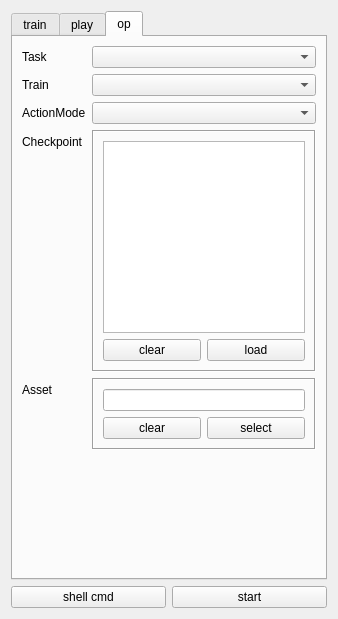
<?xml version="1.0" encoding="UTF-8"?>
<ui version="4.0">
 <class>Form</class>
 <widget class="QWidget" name="Form">
  <property name="geometry">
   <rect>
    <x>0</x>
    <y>0</y>
    <width>338</width>
    <height>619</height>
   </rect>
  </property>
  <property name="windowTitle">
   <string>Form</string>
  </property>
  <layout class="QVBoxLayout" name="verticalLayout">
   <item>
    <widget class="QTabWidget" name="tabWidget">
     <property name="tabShape">
      <enum>QTabWidget::Rounded</enum>
     </property>
     <property name="currentIndex">
      <number>2</number>
     </property>
     <widget class="QWidget" name="tab">
      <attribute name="title">
       <string>train</string>
      </attribute>
      <layout class="QVBoxLayout" name="verticalLayout_3">
       <item>
        <layout class="QFormLayout" name="formLayout">
         <item row="0" column="0">
          <widget class="QLabel" name="label">
           <property name="text">
            <string>Task</string>
           </property>
          </widget>
         </item>
         <item row="0" column="1">
          <widget class="QComboBox" name="train_task"/>
         </item>
         <item row="1" column="0">
          <widget class="QLabel" name="label_16">
           <property name="text">
            <string>Train</string>
           </property>
          </widget>
         </item>
         <item row="1" column="1">
          <widget class="QComboBox" name="train_train"/>
         </item>
         <item row="4" column="0">
          <widget class="QLabel" name="label_17">
           <property name="text">
            <string>Experiment</string>
           </property>
          </widget>
         </item>
         <item row="4" column="1">
          <widget class="QFrame" name="verticalFrame">
           <property name="frameShape">
            <enum>QFrame::Box</enum>
           </property>
           <property name="frameShadow">
            <enum>QFrame::Raised</enum>
           </property>
           <layout class="QVBoxLayout" name="verticalLayout_10">
            <item>
             <widget class="QLineEdit" name="train_experiment">
              <property name="placeholderText">
               <string/>
              </property>
             </widget>
            </item>
            <item>
             <layout class="QHBoxLayout" name="horizontalLayout">
              <item>
               <widget class="QCheckBox" name="train_new">
                <property name="text">
                 <string>new</string>
                </property>
               </widget>
              </item>
              <item>
               <widget class="QCheckBox" name="train_backup">
                <property name="text">
                 <string>backup</string>
                </property>
               </widget>
              </item>
             </layout>
            </item>
           </layout>
          </widget>
         </item>
         <item row="6" column="0">
          <widget class="QLabel" name="label_3">
           <property name="text">
            <string>Checkpoint</string>
           </property>
          </widget>
         </item>
         <item row="6" column="1">
          <widget class="QFrame" name="verticalFrame">
           <property name="frameShape">
            <enum>QFrame::Box</enum>
           </property>
           <property name="frameShadow">
            <enum>QFrame::Sunken</enum>
           </property>
           <layout class="QVBoxLayout" name="verticalLayout_11">
            <item>
             <widget class="QTextEdit" name="train_checkpoint"/>
            </item>
            <item>
             <layout class="QHBoxLayout" name="horizontalLayout_2">
              <item>
               <widget class="QPushButton" name="pushButton">
                <property name="text">
                 <string>clear</string>
                </property>
               </widget>
              </item>
              <item>
               <widget class="QPushButton" name="train_load">
                <property name="text">
                 <string>load</string>
                </property>
               </widget>
              </item>
             </layout>
            </item>
           </layout>
          </widget>
         </item>
         <item row="3" column="0">
          <widget class="QLabel" name="label_20">
           <property name="text">
            <string>ActionMode</string>
           </property>
          </widget>
         </item>
         <item row="3" column="1">
          <widget class="QComboBox" name="train_action_mode"/>
         </item>
        </layout>
       </item>
       <item>
        <widget class="QToolBox" name="train_more_toolBox">
         <property name="enabled">
          <bool>true</bool>
         </property>
         <property name="frameShape">
          <enum>QFrame::Box</enum>
         </property>
         <property name="frameShadow">
          <enum>QFrame::Sunken</enum>
         </property>
         <widget class="QWidget" name="train_more_toolBoxPage1">
          <property name="geometry">
           <rect>
            <x>0</x>
            <y>0</y>
            <width>280</width>
            <height>290</height>
           </rect>
          </property>
          <attribute name="label">
           <string>more</string>
          </attribute>
          <layout class="QVBoxLayout" name="verticalLayout_16">
           <item>
            <layout class="QGridLayout" name="gridLayout_2">
             <item row="3" column="0">
              <widget class="QLabel" name="label_2">
               <property name="text">
                <string>num_envs</string>
               </property>
              </widget>
             </item>
             <item row="5" column="0">
              <widget class="QLabel" name="label_6">
               <property name="text">
                <string>minibatch</string>
               </property>
              </widget>
             </item>
             <item row="1" column="0">
              <widget class="QLabel" name="label_4">
               <property name="text">
                <string>Headless</string>
               </property>
              </widget>
             </item>
             <item row="4" column="0">
              <widget class="QLabel" name="label_7">
               <property name="text">
                <string>horizon</string>
               </property>
              </widget>
             </item>
             <item row="3" column="1">
              <widget class="QSpinBox" name="train_num_envs">
               <property name="maximum">
                <number>1000000</number>
               </property>
              </widget>
             </item>
             <item row="5" column="1">
              <widget class="QSpinBox" name="train_minibatch"/>
             </item>
             <item row="6" column="1">
              <widget class="QPushButton" name="train_use_default">
               <property name="text">
                <string>use default</string>
               </property>
              </widget>
             </item>
             <item row="1" column="1">
              <widget class="QCheckBox" name="train_headless">
               <property name="text">
                <string/>
               </property>
              </widget>
             </item>
             <item row="0" column="1">
              <widget class="QSpinBox" name="train_epoch">
               <property name="maximum">
                <number>100000</number>
               </property>
               <property name="singleStep">
                <number>1000</number>
               </property>
              </widget>
             </item>
             <item row="4" column="1">
              <widget class="QSpinBox" name="train_horizon">
               <property name="maximum">
                <number>1000000</number>
               </property>
              </widget>
             </item>
             <item row="2" column="0">
              <widget class="QLabel" name="label_5">
               <property name="text">
                <string>Asset</string>
               </property>
              </widget>
             </item>
             <item row="0" column="0">
              <widget class="QLabel" name="label_19">
               <property name="text">
                <string>epoch</string>
               </property>
              </widget>
             </item>
             <item row="2" column="1">
              <widget class="QFrame" name="verticalFrame">
               <property name="frameShape">
                <enum>QFrame::Box</enum>
               </property>
               <property name="frameShadow">
                <enum>QFrame::Sunken</enum>
               </property>
               <layout class="QVBoxLayout" name="verticalLayout_12">
                <item>
                 <widget class="QLineEdit" name="train_asset"/>
                </item>
                <item>
                 <layout class="QHBoxLayout" name="horizontalLayout_3">
                  <item>
                   <widget class="QPushButton" name="pushButton_2">
                    <property name="text">
                     <string>clear</string>
                    </property>
                   </widget>
                  </item>
                  <item>
                   <widget class="QPushButton" name="train_select">
                    <property name="text">
                     <string>select</string>
                    </property>
                   </widget>
                  </item>
                 </layout>
                </item>
               </layout>
              </widget>
             </item>
            </layout>
           </item>
          </layout>
         </widget>
        </widget>
       </item>
       <item>
        <spacer name="verticalSpacer_3">
         <property name="orientation">
          <enum>Qt::Vertical</enum>
         </property>
         <property name="sizeHint" stdset="0">
          <size>
           <width>20</width>
           <height>40</height>
          </size>
         </property>
        </spacer>
       </item>
      </layout>
     </widget>
     <widget class="QWidget" name="tab_2">
      <attribute name="title">
       <string>play</string>
      </attribute>
      <layout class="QVBoxLayout" name="verticalLayout_2">
       <item>
        <layout class="QVBoxLayout" name="verticalLayout_15">
         <item>
          <layout class="QFormLayout" name="formLayout_2">
           <item row="0" column="0">
            <widget class="QLabel" name="label_8">
             <property name="text">
              <string>Task</string>
             </property>
            </widget>
           </item>
           <item row="0" column="1">
            <widget class="QComboBox" name="play_task"/>
           </item>
           <item row="1" column="0">
            <widget class="QLabel" name="label_11">
             <property name="text">
              <string>Train</string>
             </property>
            </widget>
           </item>
           <item row="1" column="1">
            <widget class="QComboBox" name="play_train"/>
           </item>
           <item row="3" column="0">
            <widget class="QLabel" name="label_9">
             <property name="text">
              <string>Checkpoint</string>
             </property>
            </widget>
           </item>
           <item row="3" column="1">
            <widget class="QFrame" name="frame">
             <property name="frameShape">
              <enum>QFrame::Box</enum>
             </property>
             <property name="frameShadow">
              <enum>QFrame::Sunken</enum>
             </property>
             <layout class="QVBoxLayout" name="verticalLayout_7">
              <item>
               <layout class="QVBoxLayout" name="verticalLayout_13">
                <item>
                 <widget class="QTextEdit" name="play_checkpoint"/>
                </item>
                <item>
                 <layout class="QHBoxLayout" name="horizontalLayout_4">
                  <item>
                   <widget class="QPushButton" name="pushButton_3">
                    <property name="text">
                     <string>clear</string>
                    </property>
                   </widget>
                  </item>
                  <item>
                   <widget class="QPushButton" name="play_load">
                    <property name="text">
                     <string>load</string>
                    </property>
                   </widget>
                  </item>
                 </layout>
                </item>
               </layout>
              </item>
             </layout>
            </widget>
           </item>
           <item row="4" column="0">
            <widget class="QLabel" name="label_18">
             <property name="text">
              <string>num_envs</string>
             </property>
            </widget>
           </item>
           <item row="4" column="1">
            <widget class="QSpinBox" name="play_num_envs">
             <property name="value">
              <number>3</number>
             </property>
            </widget>
           </item>
           <item row="5" column="1">
            <widget class="Line" name="line_2">
             <property name="orientation">
              <enum>Qt::Horizontal</enum>
             </property>
            </widget>
           </item>
           <item row="6" column="0">
            <widget class="QLabel" name="label_10">
             <property name="text">
              <string>Asset</string>
             </property>
            </widget>
           </item>
           <item row="6" column="1">
            <widget class="QFrame" name="frame">
             <property name="frameShape">
              <enum>QFrame::Box</enum>
             </property>
             <property name="frameShadow">
              <enum>QFrame::Sunken</enum>
             </property>
             <layout class="QVBoxLayout" name="verticalLayout_8">
              <item>
               <widget class="QLineEdit" name="play_asset"/>
              </item>
              <item>
               <layout class="QHBoxLayout" name="horizontalLayout_5">
                <item>
                 <widget class="QPushButton" name="pushButton_4">
                  <property name="text">
                   <string>clear</string>
                  </property>
                 </widget>
                </item>
                <item>
                 <widget class="QPushButton" name="play_select">
                  <property name="text">
                   <string>select</string>
                  </property>
                 </widget>
                </item>
               </layout>
              </item>
             </layout>
            </widget>
           </item>
           <item row="2" column="0">
            <widget class="QLabel" name="label_21">
             <property name="text">
              <string>ActionMode</string>
             </property>
            </widget>
           </item>
           <item row="2" column="1">
            <widget class="QComboBox" name="play_action_mode"/>
           </item>
          </layout>
         </item>
        </layout>
       </item>
       <item>
        <spacer name="verticalSpacer">
         <property name="orientation">
          <enum>Qt::Vertical</enum>
         </property>
         <property name="sizeHint" stdset="0">
          <size>
           <width>20</width>
           <height>40</height>
          </size>
         </property>
        </spacer>
       </item>
      </layout>
     </widget>
     <widget class="QWidget" name="tab_3">
      <attribute name="title">
       <string>op</string>
      </attribute>
      <layout class="QVBoxLayout" name="verticalLayout_5">
       <item>
        <layout class="QVBoxLayout" name="verticalLayout_4">
         <item>
          <layout class="QGridLayout" name="gridLayout">
           <item row="0" column="0">
            <layout class="QFormLayout" name="formLayout_3">
             <item row="0" column="0">
              <widget class="QLabel" name="label_13">
               <property name="text">
                <string>Task</string>
               </property>
              </widget>
             </item>
             <item row="0" column="1">
              <widget class="QComboBox" name="op_task"/>
             </item>
             <item row="3" column="0">
              <widget class="QLabel" name="label_14">
               <property name="text">
                <string>Checkpoint</string>
               </property>
              </widget>
             </item>
             <item row="4" column="0">
              <widget class="QLabel" name="label_15">
               <property name="text">
                <string>Asset</string>
               </property>
              </widget>
             </item>
             <item row="1" column="0">
              <widget class="QLabel" name="label_12">
               <property name="text">
                <string>Train</string>
               </property>
              </widget>
             </item>
             <item row="1" column="1">
              <widget class="QComboBox" name="op_train"/>
             </item>
             <item row="3" column="1">
              <widget class="QFrame" name="frame">
               <property name="frameShape">
                <enum>QFrame::Box</enum>
               </property>
               <property name="frameShadow">
                <enum>QFrame::Sunken</enum>
               </property>
               <layout class="QVBoxLayout" name="verticalLayout_6">
                <item>
                 <layout class="QVBoxLayout" name="verticalLayout_14">
                  <item>
                   <widget class="QTextEdit" name="op_checkpoint"/>
                  </item>
                  <item>
                   <layout class="QHBoxLayout" name="horizontalLayout_6">
                    <item>
                     <widget class="QPushButton" name="pushButton_5">
                      <property name="text">
                       <string>clear</string>
                      </property>
                     </widget>
                    </item>
                    <item>
                     <widget class="QPushButton" name="op_load">
                      <property name="text">
                       <string>load</string>
                      </property>
                     </widget>
                    </item>
                   </layout>
                  </item>
                 </layout>
                </item>
               </layout>
              </widget>
             </item>
             <item row="4" column="1">
              <widget class="QFrame" name="frame">
               <property name="frameShape">
                <enum>QFrame::Box</enum>
               </property>
               <property name="frameShadow">
                <enum>QFrame::Sunken</enum>
               </property>
               <layout class="QVBoxLayout" name="verticalLayout_9">
                <item>
                 <widget class="QLineEdit" name="op_asset"/>
                </item>
                <item>
                 <layout class="QHBoxLayout" name="horizontalLayout_7">
                  <item>
                   <widget class="QPushButton" name="pushButton_7">
                    <property name="text">
                     <string>clear</string>
                    </property>
                   </widget>
                  </item>
                  <item>
                   <widget class="QPushButton" name="op_select">
                    <property name="text">
                     <string>select</string>
                    </property>
                   </widget>
                  </item>
                 </layout>
                </item>
               </layout>
              </widget>
             </item>
             <item row="2" column="1">
              <widget class="QComboBox" name="op_action_mode"/>
             </item>
             <item row="2" column="0">
              <widget class="QLabel" name="label_22">
               <property name="text">
                <string>ActionMode</string>
               </property>
              </widget>
             </item>
            </layout>
           </item>
          </layout>
         </item>
        </layout>
       </item>
       <item>
        <spacer name="verticalSpacer_2">
         <property name="orientation">
          <enum>Qt::Vertical</enum>
         </property>
         <property name="sizeHint" stdset="0">
          <size>
           <width>20</width>
           <height>40</height>
          </size>
         </property>
        </spacer>
       </item>
      </layout>
     </widget>
    </widget>
   </item>
   <item>
    <layout class="QHBoxLayout" name="horizontalLayout_8">
     <item>
      <widget class="QPushButton" name="cmd_pushButton">
       <property name="text">
        <string>shell cmd</string>
       </property>
      </widget>
     </item>
     <item>
      <widget class="QPushButton" name="start_pushButton">
       <property name="text">
        <string>start</string>
       </property>
      </widget>
     </item>
    </layout>
   </item>
  </layout>
 </widget>
 <resources/>
 <connections>
  <connection>
   <sender>pushButton_5</sender>
   <signal>clicked()</signal>
   <receiver>op_checkpoint</receiver>
   <slot>clear()</slot>
   <hints>
    <hint type="sourcelabel">
     <x>202</x>
     <y>383</y>
    </hint>
    <hint type="destinationlabel">
     <x>207</x>
     <y>188</y>
    </hint>
   </hints>
  </connection>
  <connection>
   <sender>pushButton_7</sender>
   <signal>clicked()</signal>
   <receiver>op_asset</receiver>
   <slot>clear()</slot>
   <hints>
    <hint type="sourcelabel">
     <x>202</x>
     <y>472</y>
    </hint>
    <hint type="destinationlabel">
     <x>206</x>
     <y>439</y>
    </hint>
   </hints>
  </connection>
  <connection>
   <sender>pushButton_3</sender>
   <signal>clicked()</signal>
   <receiver>play_checkpoint</receiver>
   <slot>clear()</slot>
   <hints>
    <hint type="sourcelabel">
     <x>159</x>
     <y>352</y>
    </hint>
    <hint type="destinationlabel">
     <x>157</x>
     <y>259</y>
    </hint>
   </hints>
  </connection>
  <connection>
   <sender>pushButton_2</sender>
   <signal>clicked()</signal>
   <receiver>train_asset</receiver>
   <slot>clear()</slot>
   <hints>
    <hint type="sourcelabel">
     <x>149</x>
     <y>525</y>
    </hint>
    <hint type="destinationlabel">
     <x>148</x>
     <y>505</y>
    </hint>
   </hints>
  </connection>
  <connection>
   <sender>pushButton_4</sender>
   <signal>clicked()</signal>
   <receiver>play_asset</receiver>
   <slot>clear()</slot>
   <hints>
    <hint type="sourcelabel">
     <x>154</x>
     <y>483</y>
    </hint>
    <hint type="destinationlabel">
     <x>154</x>
     <y>469</y>
    </hint>
   </hints>
  </connection>
 </connections>
</ui>
